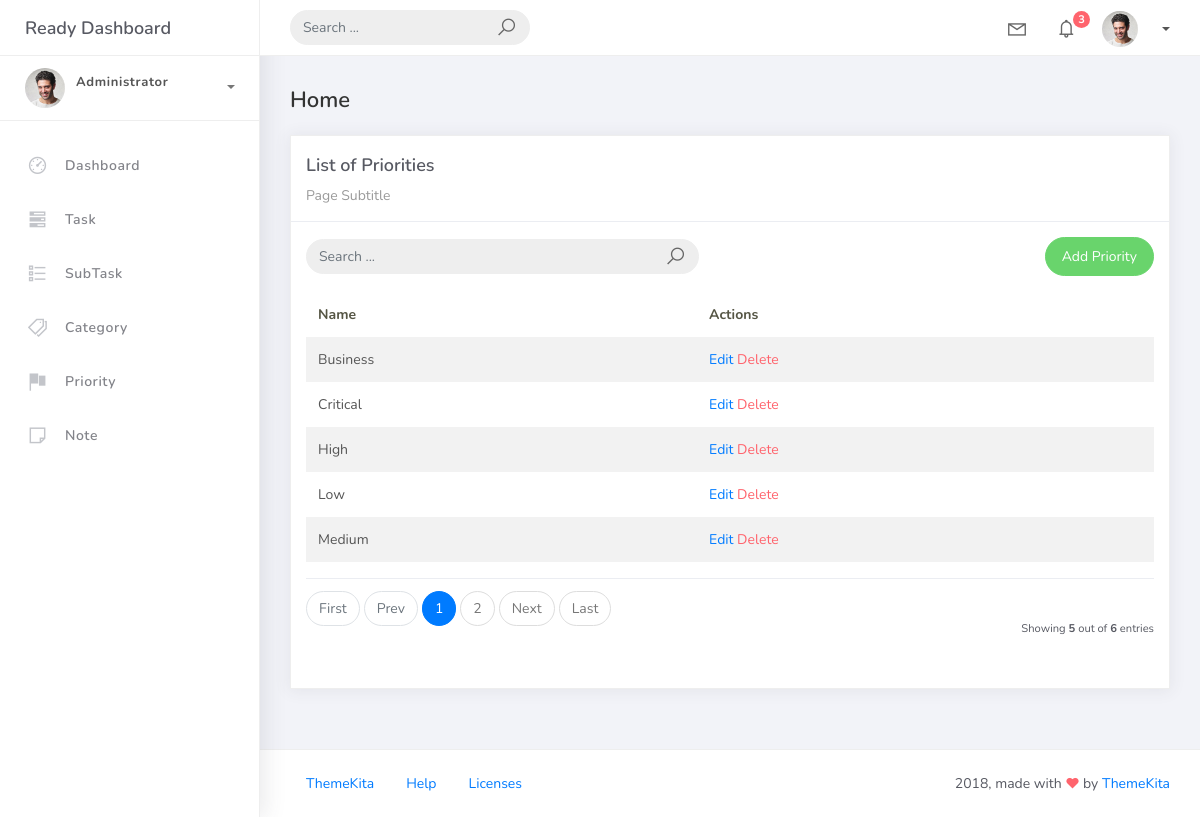
Before: /priority-list with the older database file.
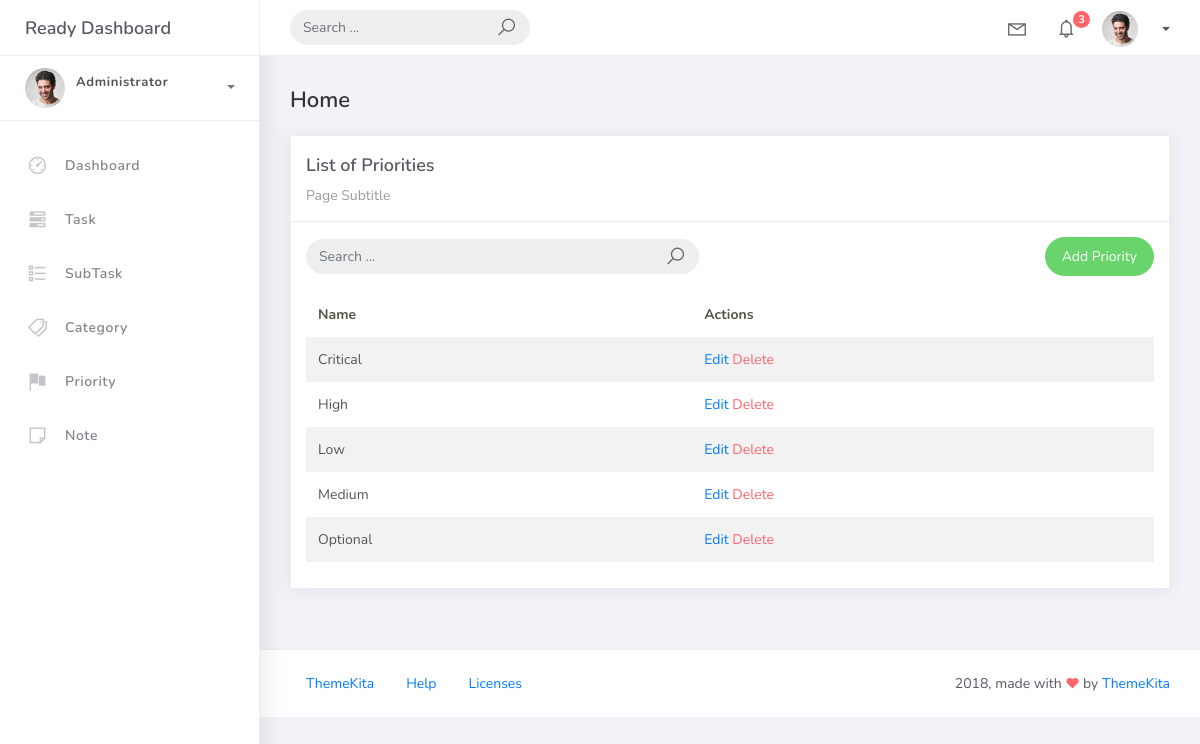
After: the same page with the newer database file.
### tasks/models.py (models this page shows, shortened)
class BaseModel(models.Model):
    created_at = models.DateTimeField(auto_now_add=True)
    updated_at = models.DateTimeField(auto_now=True)
    class Meta:
        abstract = True

class Priority(BaseModel):
    prior_name = models.CharField(max_length=100)
    class Meta:
        verbose_name = "Priority"
        verbose_name_plural = "Priorities"

### tasks/views.py (the view)
# urls.py: path('priority-list', PriorityList.as_view(), name='priority-list'),
class PriorityList(ListView):
    model = Priority
    context_object_name = 'priority'
    template_name = "priority_list.html"
    paginate_by = 5
    ordering = ["prior_name"]
    def get_queryset(self):
        qs = super().get_queryset()
        query = self.request.GET.get('q')
        if query:
            qs = qs.filter(
                Q(prior_name__icontains=query)
            )
        return qs
    """def get_ordering(self):
        allowed = ["prog_name", "college__college_name"]
        sort_by = self.request.GET.get("sort_by")
        if sort_by in allowed:
            return sort_by
        return "prog_name"""

### hangarin/templates/priority_list.html
    {% extends 'base.html' %}
    {% load static %}
    {% block content %}
    <div class="content">
        <div class="container-fluid">
            <h4 class="page-title">Home</h4>
            <div class="row">
                <div class="col-md-12">
                    <div class="card">
                        <div class="card-header">
                            <div class="card-title">List of Priorities</div>
                            <div class="card-category">Page Subtitle</div>
                        </div>
                        <div class="card-body">
                            <div class="row align-items-center mb-3">
                                <div class="col-md-6 mb-2 mb-md-0">
                                    <form class="navbar-left navbar-form nav-search mr-md-3" action="{% url 'priority-list' %}" method="get">
                                        <div class="input-group">
                                            <input type="text"
                                                placeholder="Search ..."
                                                class="form-control"
                                                name="q"
                                                value="{{ request.GET.q|default:'' }}" />
                                            <div class="input-group-append">
                                                <button type="submit" class="input-group-text">
                                                    <i class="la la-search search-icon"></i>
                                                </button>
                                            </div>
                                        </div>
                                    </form>
                                </div>
                                <div class="col-md-6 text-md-right">
                                    <a href="{% url 'priority-add' %}"
                                    class="btn btn-success btn-rounded">
                                        Add Priority
                                    </a>
                                </div>
                            </div>
                            <table class="table table-striped mt-3">
                                <thead>
                                    <tr>
                                        <th scope="col">Name</th>
                                        <th scope ="col">Actions</th>
                                    </tr>
                                </thead>
                                <tbody>
                                    {% for object in priority %}
                                    <tr>
                                        <td>{{ object.prior_name }}</td>
                                        <td>
                                            <a href="{% url 'priority-update' object.id %}">Edit</a>
                                            <a href="{% url 'priority-delete' object.id %}" class="text-danger">Delete</a>
                                        </td>
                                    </tr>
                                    {% empty %}
                                        <tr>
                                            <td colspan="4" style="text-align: center;">
                                                <p class="text-sm font-weight-bold mb-0">No Records Found</p>
                                            </td>
                                        </tr>
                                    {% endfor %}
                                </tbody>
                            </table>
                            {% include 'includes/pagination.html' %}
                        </div>
                    </div>
                </div>
            </div>
        </div>
    </div>
    {% endblock %}

### hangarin/templates/base.html (shortened to what this page needs)
{% load static %}
{% load pwa %}
<!DOCTYPE html>
<html>
<head>
	<link rel="stylesheet" href="{% static 'css/bootstrap.min.css' %}">
	<link rel="stylesheet" href="{% static 'css/ready.css' %}">
	<link rel="stylesheet" href="{% static 'css/demo.css' %}">
</head>
<body>
	<div class="wrapper">
		<div class="main-header">
			<div class="logo-header">
				<a href="index.html" class="logo">
					Ready Dashboard
				</a>
			</div>
			<nav class="navbar navbar-header navbar-expand-lg">
				<div class="container-fluid">
					<form class="navbar-left navbar-form nav-search mr-md-3" action="">
						<div class="input-group">
							<input type="text" placeholder="Search ..." class="form-control">
							<div class="input-group-append">
								<span class="input-group-text">
									<i class="la la-search search-icon"></i>
								</span>
							</div>
						</div>
					</form>
					<ul class="navbar-nav topbar-nav ml-md-auto align-items-center">
						<li class="nav-item dropdown hidden-caret">
							<a class="nav-link dropdown-toggle" href="#" id="navbarDropdown" role="button" data-toggle="dropdown" aria-haspopup="true" aria-expanded="false">
								<i class="la la-envelope"></i>
							</a>
						</li>
						<li class="nav-item dropdown hidden-caret">
							<a class="nav-link dropdown-toggle" href="#" id="navbarDropdown" role="button" data-toggle="dropdown" aria-haspopup="true" aria-expanded="false">
								<i class="la la-bell"></i>
								<span class="notification">3</span>
							</a>
						</li>
						<li class="nav-item dropdown">
							<a class="dropdown-toggle profile-pic" data-toggle="dropdown" href="#" aria-expanded="false">
								<img src="{% static 'img/profile.jpg' %}" alt="user-img" width="36" class="img-circle">
								<span>{{ request.user.username }}</span>
							</a>
						</li>
					</ul>
				</div>
			</nav>
		</div>
		<div class="sidebar">
			<div class="scrollbar-inner sidebar-wrapper">
				<div class="user">
					<div class="photo">
						<img src="{% static 'img/profile.jpg' %}">
					</div>
					<div class="info">
						<a class="" data-toggle="collapse" href="#collapseExample" aria-expanded="true">
							<span>
								<span class="user-level">Administrator</span>
								<span class="caret"></span>
							</span>
						</a>
						<div class="clearfix"></div>
					</div>
				</div>
				<ul class="nav">
					<li class="nav-item">
						<a href="{% url 'home' %}">
							<i class="la la-dashboard"></i>
							<p>Dashboard</p>
						</a>
					</li>
					<li class="nav-item">
						<a href="{% url 'task-list' %}">
							<i class="la la-tasks"></i>
							<p>Task</p>
						</a>
					</li>
					<li class="nav-item">
						<a href="{% url 'subtask-list' %}">
							<i class="la la-list"></i>
							<p>SubTask</p>
						</a>
					</li>
					<li class="nav-item">
						<a href="{% url 'category-list' %}">
							<i class="la la-tags"></i>
							<p>Category</p>
						</a>
					</li>
					<li class="nav-item">
						<a href="{% url 'priority-list' %}">
							<i class="la la-flag"></i>
							<p>Priority</p>
						</a>
					</li>
					<li class="nav-item">
						<a href="{% url 'note-list' %}">
							<i class="la la-sticky-note"></i>
							<p>Note</p>
						</a>
					</li>
				</ul>
			</div>
		</div>
		<div class="main-panel">
			{% block content %}
			{% endblock %}
			<footer class="footer">
				<div class="container-fluid">
					<nav class="pull-left">
						<ul class="nav">
							<li class="nav-item">
								<a class="nav-link" href="http://www.themekita.com">ThemeKita</a>
							</li>
							<li class="nav-item">
								<a class="nav-link" href="#">Help</a>
							</li>
							<li class="nav-item">
								<a class="nav-link" href="https://themewagon.com/license/#free-item">Licenses</a>
							</li>
						</ul>
					</nav>
					<div class="copyright ml-auto">
						2018, made with <i class="la la-heart heart text-danger"></i> by
						<a href="http://www.themekita.com">ThemeKita</a>
					</div>
				</div>
			</footer>
		</div>
	</div>
</body>
</html>

### hangarin/templates/includes/pagination.html (shortened to what this page needs)
{% if is_paginated %}
    <div class="card-footer px-0 border-0 d-flex flex-column flex-lg-row align-items-center justify-content-between mt-3">
        <nav aria-label="Topics pagination" class="mb-4">
            <ul class="pagination">
                {% if page_obj.number > 1 %}
                    <li class="page-item">
                        <a class="page-link" href="?page=1&q={{ request.GET.q }}&sort_by={{ request.GET.sort_by }}">First</a>
                    </li>
                {% else %}
                    <li class="page-item disabled">
                        <span class="page-link">First</span>
                    </li>
                {% endif %}
                {% if page_obj.has_previous %}
                    <li class="page-item">
                        <a class="page-link" href="?page={{ page_obj.previous_page_number }}&q={{ request.GET.q }}&sort_by={{ request.GET.sort_by }}">Prev</a>
                    </li>
                {% else %}
                    <li class="page-item disabled">
                        <span class="page-link">Prev</span>
                    </li>
                {% endif %}
                {% for page_num in paginator.page_range %}
                    {% if page_obj.number == page_num %}
                        <li class="page-item active">
                            <span class="page-link">
                                {{ page_num }}
                            </span>
                        </li>
                    {% elif page_num > page_obj.number|add:'-3' and page_num < page_obj.number|add:'3' %}
                        <li class="page-item">
                            <a class="page-link" href="?page={{ page_num }}&q={{ request.GET.q }}&sort_by={{ request.GET.sort_by }}">
                                {{ page_num }}
                            </a>
                        </li>
                    {% endif %}
                {% endfor %}
                {% if page_obj.has_next %}
                    <li class="page-item">
                        <a class="page-link" href="?page={{ page_obj.next_page_number }}&q={{ request.GET.q }}&sort_by={{ request.GET.sort_by }}">
                            Next
                        </a>
                    </li>
                {% else %}
                    <li class="page-item disabled">
                        <span class="page-link">Next</span>
                    </li>
                {% endif %}
                {% if page_obj.number != paginator.num_pages %}
                    <li class="page-item">
                        <a class="page-link" href="?page={{ paginator.num_pages }}&q={{ request.GET.q }}&sort_by={{ request.GET.sort_by }}">
                            Last
                        </a>
                    </li>
                {% else %}
                    <li class="page-item disabled">
                        <span class="page-link">Last</span>
                    </li>
                {% endif %}
            </ul>
        </nav>
        <div class="fw-normal small mt-4 mt-lg-0">
            Showing <b>{{ object_list.count }}</b>
            out of <b>{{ paginator.count }}</b> entries
        </div>
    </div>
{% endif %}

Changed rows visible on the page:
removed Priority: prior_name "Business"
now on this page (row unchanged): Priority: prior_name "Optional"
Other visible differences:
{{ object_list.count }}: "5" → (not shown)
{{ paginator.count }}: "6" → (not shown)
text no longer shown: "First Prev Next Last Showing out of entries"
list line gone: "1"
list line gone: "2"
